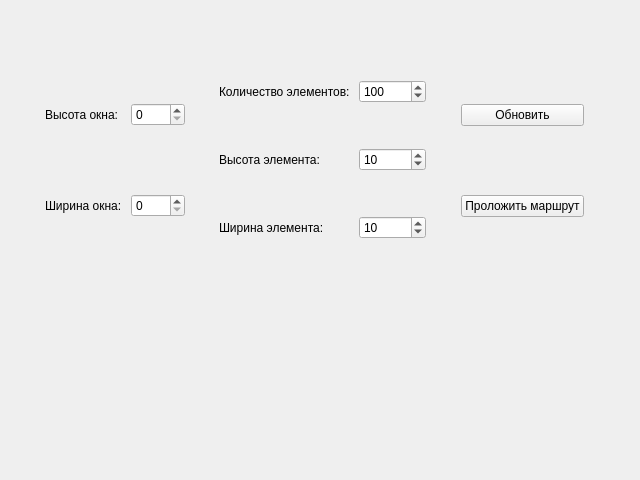
<?xml version="1.0" encoding="UTF-8"?>
<ui version="4.0">
 <class>MainWindow</class>
 <widget class="QMainWindow" name="MainWindow">
  <property name="geometry">
   <rect>
    <x>0</x>
    <y>0</y>
    <width>640</width>
    <height>480</height>
   </rect>
  </property>
  <property name="windowTitle">
   <string>MainWindow</string>
  </property>
  <widget class="QWidget" name="centralWidget">
   <widget class="QWidget" name="horizontalLayoutWidget">
    <property name="geometry">
     <rect>
      <x>34</x>
      <y>30</y>
      <width>561</width>
      <height>261</height>
     </rect>
    </property>
    <layout class="QHBoxLayout" name="horizontalLayout">
     <item>
      <layout class="QGridLayout" name="gridLayout_3">
       <item row="0" column="1">
        <widget class="QSpinBox" name="highScreen">
         <property name="maximum">
          <number>4096</number>
         </property>
        </widget>
       </item>
       <item row="0" column="0">
        <widget class="QLabel" name="label_4">
         <property name="text">
          <string>Высота окна: </string>
         </property>
        </widget>
       </item>
       <item row="1" column="0">
        <widget class="QLabel" name="label_5">
         <property name="text">
          <string>Ширина окна: </string>
         </property>
        </widget>
       </item>
       <item row="1" column="1">
        <widget class="QSpinBox" name="widthScreen">
         <property name="maximum">
          <number>4096</number>
         </property>
        </widget>
       </item>
      </layout>
     </item>
     <item>
      <spacer name="horizontalSpacer">
       <property name="orientation">
        <enum>Qt::Horizontal</enum>
       </property>
       <property name="sizeHint" stdset="0">
        <size>
         <width>40</width>
         <height>20</height>
        </size>
       </property>
      </spacer>
     </item>
     <item>
      <layout class="QGridLayout" name="gridLayout_2">
       <item row="1" column="1">
        <widget class="QSpinBox" name="highEl">
         <property name="maximum">
          <number>4096</number>
         </property>
         <property name="value">
          <number>10</number>
         </property>
        </widget>
       </item>
       <item row="1" column="0">
        <widget class="QLabel" name="label_2">
         <property name="text">
          <string>Высота элемента: </string>
         </property>
        </widget>
       </item>
       <item row="0" column="1">
        <widget class="QSpinBox" name="countEl">
         <property name="maximum">
          <number>16777216</number>
         </property>
         <property name="value">
          <number>100</number>
         </property>
        </widget>
       </item>
       <item row="0" column="0">
        <widget class="QLabel" name="label">
         <property name="text">
          <string>Количество элементов: </string>
         </property>
        </widget>
       </item>
       <item row="2" column="0">
        <widget class="QLabel" name="label_3">
         <property name="text">
          <string>Ширина элемента: </string>
         </property>
        </widget>
       </item>
       <item row="2" column="1">
        <widget class="QSpinBox" name="widthEl">
         <property name="maximum">
          <number>4096</number>
         </property>
         <property name="value">
          <number>10</number>
         </property>
        </widget>
       </item>
      </layout>
     </item>
     <item>
      <spacer name="horizontalSpacer_2">
       <property name="orientation">
        <enum>Qt::Horizontal</enum>
       </property>
       <property name="sizeHint" stdset="0">
        <size>
         <width>40</width>
         <height>20</height>
        </size>
       </property>
      </spacer>
     </item>
     <item>
      <layout class="QVBoxLayout" name="verticalLayout">
       <item>
        <widget class="QPushButton" name="refresh">
         <property name="text">
          <string>Обновить</string>
         </property>
        </widget>
       </item>
       <item>
        <widget class="QPushButton" name="pathFinder">
         <property name="text">
          <string>Проложить маршрут</string>
         </property>
        </widget>
       </item>
      </layout>
     </item>
    </layout>
   </widget>
   <zorder>horizontalLayoutWidget</zorder>
   <zorder>verticalLayoutWidget</zorder>
  </widget>
 </widget>
 <layoutdefault spacing="6" margin="11"/>
 <resources/>
 <connections/>
</ui>
